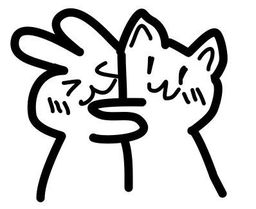
#> input picture project2/LSB-Steganography/test.png, 256 x 209 px, shrunk from 398 x 325 before the run; the run also reads 1 picture not shown here
$ python robustness_test.py
#> lines starting #> are read from the running program, lines starting #| are printed output that depends on the picture
### project2/LSB-Steganography/LSBSteg.py
#!/usr/bin/env python
# coding:UTF-8
"""LSBSteg.py

Usage:
  LSBSteg.py encode -i <input> -o <output> -f <file>
  LSBSteg.py decode -i <input> -o <output>

Options:
  -h, --help                Show this help
  --version                 Show the version
  -f,--file=<file>          File to hide
  -i,--in=<input>           Input image (carrier)
  -o,--out=<output>         Output image (or extracted file)
"""

import cv2
import docopt
import numpy as np


class SteganographyException(Exception):
    pass


class LSBSteg():
    def __init__(self, im):
        self.image = im
        self.height, self.width, self.nbchannels = im.shape
        self.size = self.width * self.height

        self.maskONEValues = [1,2,4,8,16,32,64,128]
        #Mask used to put one ex:1->00000001, 2->00000010 .. associated with OR bitwise
        self.maskONE = self.maskONEValues.pop(0) #Will be used to do bitwise operations

        self.maskZEROValues = [254,253,251,247,239,223,191,127]
        #Mak used to put zero ex:254->11111110, 253->11111101 .. associated with AND bitwise
        self.maskZERO = self.maskZEROValues.pop(0)

        self.curwidth = 0  # Current width position
        self.curheight = 0 # Current height position
        self.curchan = 0   # Current channel position

    # [10 lines left out: function put_binary_value, not called in this run]

    def next_slot(self):#Move to the next slot were information can be taken or put
        if self.curchan == self.nbchannels-1: #Next Space is the following channel
            self.curchan = 0
            if self.curwidth == self.width-1: #Or the first channel of the next pixel of the same line
                self.curwidth = 0
                if self.curheight == self.height-1:#Or the first channel of the first pixel of the next line
                    self.curheight = 0
                    if self.maskONE == 128: #Mask 1000000, so the last mask
                        raise SteganographyException("No available slot remaining (image filled)")
                    else: #Or instead of using the first bit start using the second and so on..
                        self.maskONE = self.maskONEValues.pop(0)
                        self.maskZERO = self.maskZEROValues.pop(0)
                else:
                    self.curheight +=1
            else:
                self.curwidth +=1
        else:
            self.curchan +=1

    def read_bit(self): #Read a single bit int the image
        val = self.image[self.curheight,self.curwidth][self.curchan]
        val = int(val) & self.maskONE
        self.next_slot()
        if val > 0:
            return "1"
        else:
            return "0"

    def read_byte(self):
        return self.read_bits(8)

    def read_bits(self, nb): #Read the given number of bits
        bits = ""
        for i in range(nb):
            bits += self.read_bit()
        return bits

    def byteValue(self, val):
        return self.binary_value(val, 8)

    # [66 lines left out: functions binary_value, encode_text, decode_text, encode_image, decode_image, encode_binary, not called in this run]

    def decode_binary(self):
        l = int(self.read_bits(64), 2)
        output = b""
        for i in range(l):
            output += bytearray([int(self.read_byte(),2)])
        return output


# [23 lines left out: function main, not called in this run]


# [2 lines that do not run on import are left out]

### project2/LSB-Steganography/robustness_test.py
import cv2
import numpy as np
from LSBSteg import LSBSteg


def calculate_psnr(original_img, processed_img):
    if original_img is None or processed_img is None:
        return -1
    if original_img.shape != processed_img.shape:
        return -1
    if original_img.dtype != processed_img.dtype:
        processed_img = processed_img.astype(original_img.dtype)
    return cv2.PSNR(original_img, processed_img)


def analyze_extracted_data(extracted_data):
    if not extracted_data:
        return "提取成功但数据为空"

    try:
        decoded_text = extracted_data.decode('utf-8', errors='strict')
        if len(decoded_text) > 20:
            return f"文本提取: {decoded_text[:20]}..."
        return f"文本提取: {decoded_text}"
    except UnicodeDecodeError:
        hex_str = ' '.join(f'{b:02x}' for b in extracted_data[:8])
        return f"二进制数据(前8字节): {hex_str}... (总长: {len(extracted_data)}字节)"


def test_attack(attack_name, attacked_img, original_img=None):
    try:
        # 输入验证
        if attacked_img is None:
            print(f"[{attack_name}] 错误：攻击后图像无效")
            return None

        # 计算图像质量指标
        psnr = calculate_psnr(original_img, attacked_img)

        # 提取水印数据
        steg = LSBSteg(attacked_img)
        extracted_data = steg.decode_binary()

        # 分析提取结果
        result = analyze_extracted_data(extracted_data)

        # 输出结果
        if psnr > 0:
            print(f"[{attack_name}] PSNR: {psnr:.2f}dB | {result}")
        else:
            print(f"[{attack_name}] {result}")

        return extracted_data

    except Exception as e:
        print(f"[{attack_name}] 错误: {type(e).__name__}: {str(e)}")
        return None


def load_images():
    try:
        original_img = cv2.imread("test.png")
#> original_img is the input picture: shape (209, 256, 3); min 0, max 255, mean 207.4
        watermarked_img = cv2.imread("watermarked.png")
        assert watermarked_img is not None, "watermarked.png加载失败"
        return original_img, watermarked_img
    except Exception as e:
        print(f"初始化错误: {str(e)}")
        exit(1)


def perform_attacks(original_img, watermarked_img):

    # 1. 水平翻转
    flipped = cv2.flip(watermarked_img, 1)
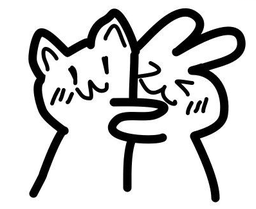
#> flipped: shape (209, 256, 3); mean B, G, R 207.4, 207.4, 207.4
    test_attack("1.水平翻转", flipped, watermarked_img)
#> in test_attack, `psnr = calculate_psnr(original_img, attacked_img)`: psnr = 6.76

    # 2. 高斯噪声
    noise = np.random.normal(0, 15, watermarked_img.shape).astype(np.uint8)
    noisy_img = cv2.add(watermarked_img, noise)
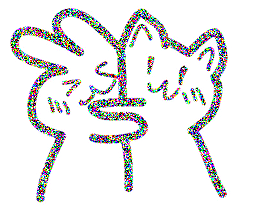
#> noisy_img: shape (209, 256, 3); mean B, G, R 231, 230.6, 230.6
    test_attack("2.高斯噪声(σ=15)", noisy_img, watermarked_img)

    # 3. 中心裁剪
    h, w = watermarked_img.shape[:2]
    cropped = watermarked_img[h // 4:h * 3 // 4, w // 4:w * 3 // 4]
    test_attack("3.中心裁剪50%", cropped)

    # 4. JPEG压缩
    _, jpeg_encoded = cv2.imencode(".jpg", watermarked_img, [cv2.IMWRITE_JPEG_QUALITY, 50])
    jpeg_img = cv2.imdecode(jpeg_encoded, 1)
    test_attack("4.JPEG压缩(Q50)", jpeg_img, watermarked_img)

    # 5. 亮度调整
    brightened = cv2.convertScaleAbs(watermarked_img, alpha=1.3, beta=30)
    test_attack("5.亮度增强(α=1.3,β=30)", brightened, watermarked_img)

    # 6. 高斯模糊
    blurred = cv2.GaussianBlur(watermarked_img, (5, 5), 0)
    test_attack("6.高斯模糊(5x5)", blurred, watermarked_img)


def main():
    original_img, watermarked_img = load_images()
    perform_attacks(original_img, watermarked_img)


if __name__ == "__main__":
#> (the run stopped early here; a loop or call above may not have finished)
